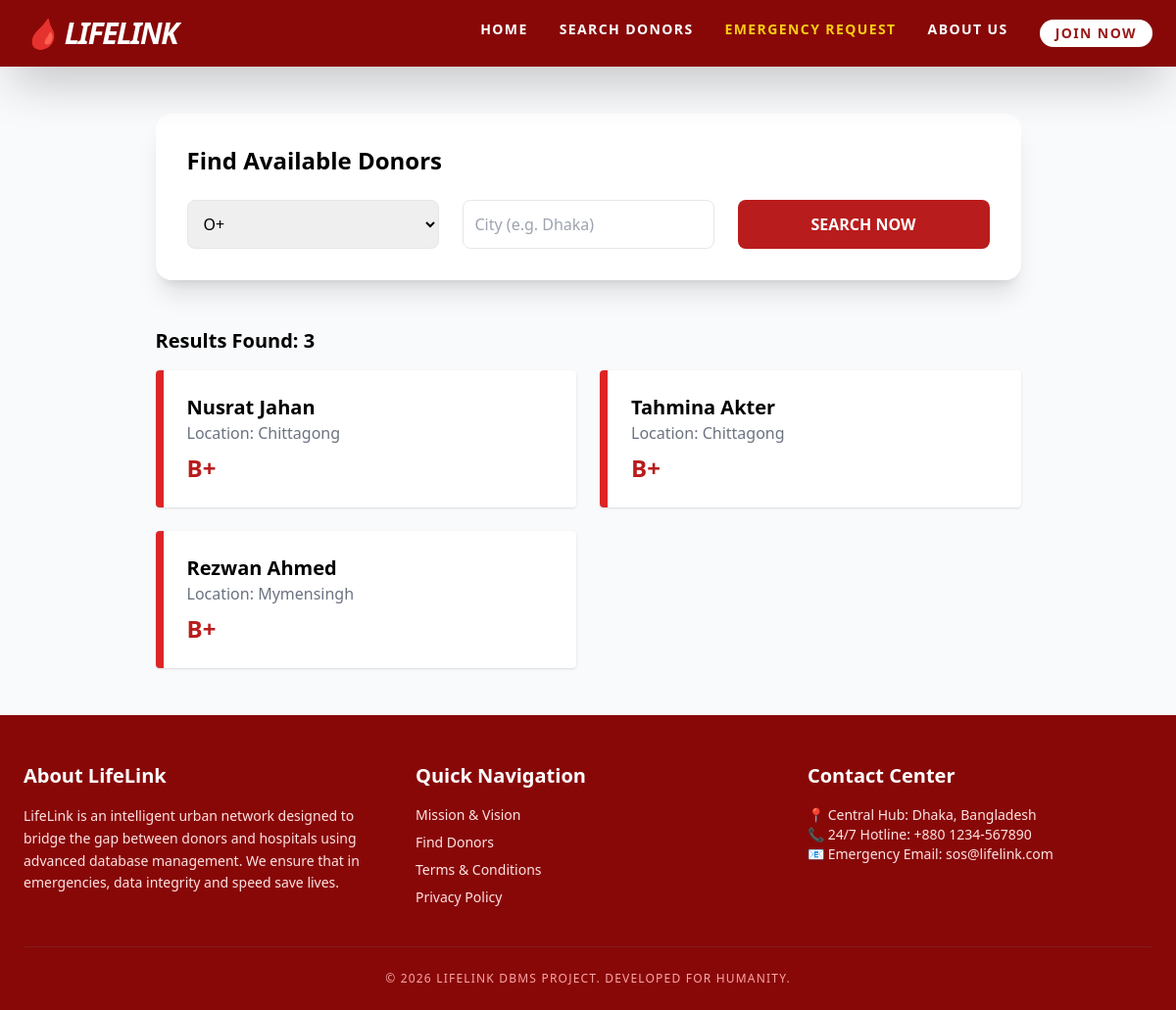
Page /search.php?blood_type=B+ on the committed database.
### tables this page shows
CREATE TABLE `donors` (
  `Donor_ID` int(11) NOT NULL,
  `Full_Name` varchar(255) NOT NULL,
  `Blood_Type` varchar(5) NOT NULL,
  `City_Location` varchar(100) NOT NULL,
  `Contact_Number` varchar(20) NOT NULL,
  `Last_Donation_Date` date DEFAULT NULL,
  `Eligibility_Status` varchar(20) DEFAULT 'Available'
);

### search.php (the view, shortened to what this page needs)
<?php
include 'db_config.php';
include 'header.php';
$search_results = null;
if (isset($_GET['blood_type'])) {
    $bt = $_GET['blood_type'];
    $loc = $_GET['location'];
    $sql = "SELECT * FROM Donors WHERE Blood_Type = '$bt' AND City_Location LIKE '%$loc%' AND Eligibility_Status = 'Available'";
    $search_results = $conn->query($sql);
}
?>
<div class="max-w-7xl mx-auto p-12">
    <div class="bg-white p-8 rounded-2xl shadow-xl mb-12">
        <h2 class="text-2xl font-bold mb-6">Find Available Donors</h2>
        <form method="GET" class="grid grid-cols-1 md:grid-cols-3 gap-6">
            <select name="blood_type" class="p-3 border rounded-lg focus:ring-2 focus:ring-red-500">
                <option value="O+">O+</option><option value="O-">O-</option>
            </select>
            <input type="text" name="location" placeholder="City (e.g. Dhaka)" class="p-3 border rounded-lg">
            <button type="submit" class="bg-red-700 text-white font-bold rounded-lg hover:bg-red-800">SEARCH NOW</button>
        </form>
    </div>
    <?php if ($search_results): ?>
        <h3 class="text-xl font-bold mb-4">Results Found: <?php echo $search_results->num_rows; ?></h3>
        <div class="grid grid-cols-1 md:grid-cols-2 gap-6">
            <?php while($row = $search_results->fetch_assoc()): ?>
                <div class="bg-white p-6 border-l-8 border-red-600 rounded shadow hover:shadow-md transition">
                    <h4 class="text-xl font-bold"><?php echo $row['Full_Name']; ?></h4>
                    <p class="text-gray-500">Location: <?php echo $row['City_Location']; ?></p>
                    <p class="text-red-700 font-black mt-2 text-2xl"><?php echo $row['Blood_Type']; ?></p>
                </div>
            <?php endwhile; ?>
        </div>
    <?php endif; ?>
</div>
<?php include 'footer.php'; ?>

### rows in the picture
donors: Full_Name "Nusrat Jahan", City_Location "Chittagong", Blood_Type "B+"
donors: Full_Name "Tahmina Akter", City_Location "Chittagong", Blood_Type "B+"
donors: Full_Name "Rezwan Ahmed", City_Location "Mymensingh", Blood_Type "B+"

### other values in the picture
$search_results->num_rows "3"
